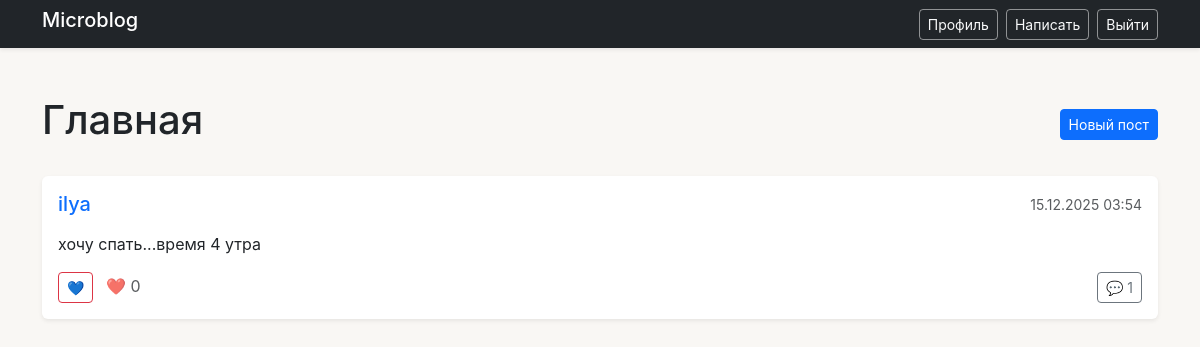
Before: / (signed in) with the older database file.
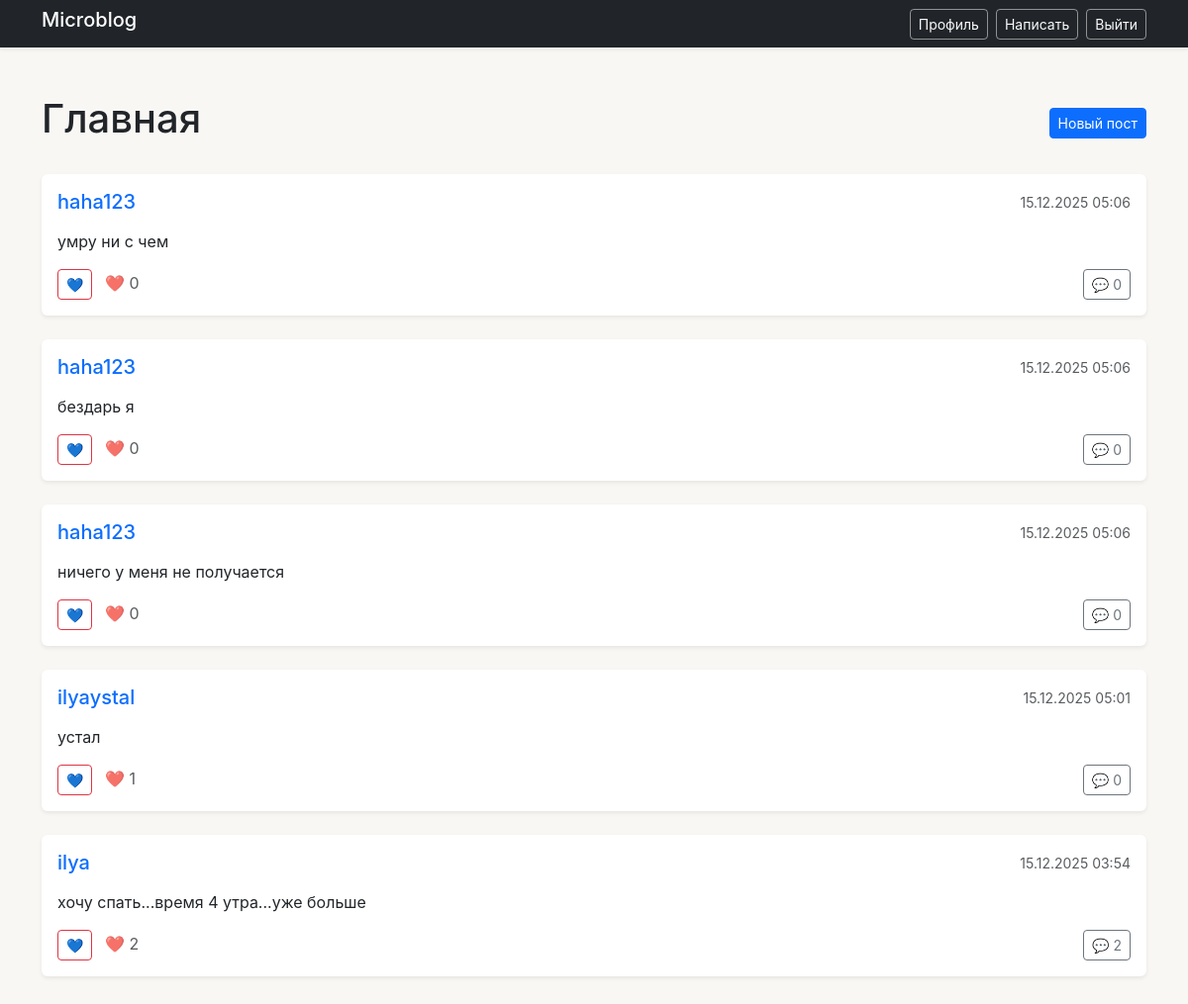
After: the same page with the newer database file.
### blog/models.py (models this page shows, shortened)
class Post(models.Model):
    author = models.ForeignKey(User, on_delete=CASCADE, related_name='posts')
    title = models.CharField(max_length=200, blank=True)
    content = models.TextField()
    created_at = models.DateTimeField(auto_now_add=True)
    updated_at = models.DateTimeField(auto_now=True)
    @property
    def likes_count(self):
        return self.likes.count()
    @property
    def comments_count(self):
        return self.comments.count()

### blog/views.py (the view)
# urls.py: path('', views.home, name='home'),
def home(request):
    posts = Post.objects.select_related('author').order_by('-created_at')[:50]
    paginator = Paginator(posts, 10)
    page_number = request.GET.get('page')
    page_obj = paginator.get_page(page_number)
    return render(request, 'blog/home.html', {'page_obj': page_obj})

### blog/templates/blog/home.html (shortened to what this page needs)
{% extends 'blog/base_template.html' %}
{% load django_bootstrap5 %}
{% block content %}
<div class="d-flex justify-content-between align-items-center mb-4">
    <h1>Главная</h1>
    {% if user.is_authenticated %}
        <a href="{% url 'post_create' %}" class="btn btn-primary btn-sm">Новый пост</a>
    {% endif %}
</div>
{% if user.is_authenticated %}
    {% for post in page_obj %}
        <div class="card mb-4 shadow-sm">
            <div class="card-body">
                <div class="d-flex justify-content-between align-items-center mb-2">
                    <h5 class="card-title mb-0">
                        <a href="{% url 'profile_view' post.author.id %}" class="text-decoration-none">
                            {{ post.author.username }}
                        </a>
                    </h5>
                    <small class="text-muted">{{ post.created_at|date:"d.m.Y H:i" }}</small>
                </div>
                <p class="card-text">{{ post.content|linebreaks }}</p>
                <div class="d-flex justify-content-between align-items-center mt-3">
                    <div>
                        <form method="post" action="{% url 'like_post' post.id %}" class="d-inline">
                            <button type="submit" class="btn {% if post.liked %}btn-danger{% else %}btn-outline-danger{% endif %} btn-sm">
                                {% if post.liked %}❤️{% else %}💙{% endif %}
                            </button>
                        </form>
                        <span class="ms-2 text-muted">❤️ {{ post.likes_count }}</span>
                    </div>
                    <a href="{% url 'post_detail' post.id %}" class="btn btn-outline-secondary btn-sm">💬 {{ post.comments_count }}</a>
                </div>
            </div>
        </div>
    {% empty %}
        <div class="text-center py-5">
            <p class="text-muted">Пока никто ничего не написал.</p>
        </div>
    {% endfor %}
{% endif %}
{% endblock %}

Changed rows visible on the page:
added Post: author.username "haha123", created_at "15.12.2025 05:06", content "умру ни с чем", likes_count "0", comments_count "0"
added Post: author.username "haha123", created_at "15.12.2025 05:06", content "бездарь я", likes_count "0", comments_count "0"
added Post: author.username "haha123", created_at "15.12.2025 05:06", content "ничего у меня не получается", likes_count "0", comments_count "0"
added Post: author.username "ilyaystal", created_at "15.12.2025 05:01", content "устал", likes_count "1", comments_count "0"
changed Post "ilya": content "хочу спать...время 4 утра" → "хочу спать...время 4 утра...уже больше"; likes_count "0" → "2"; comments_count "1" → "2"
